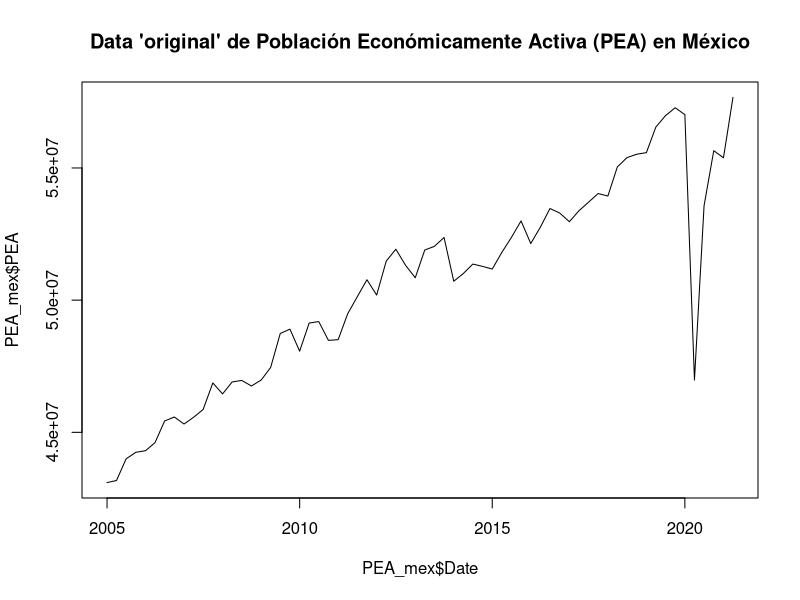
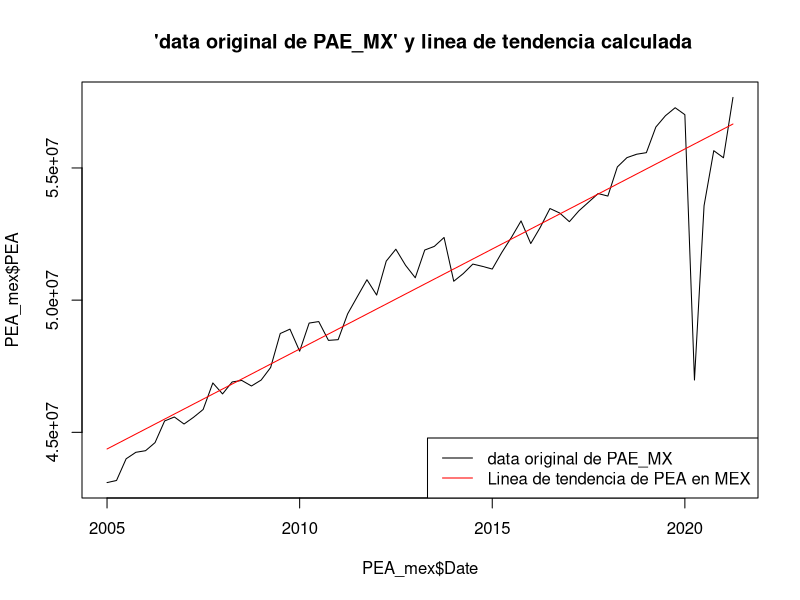
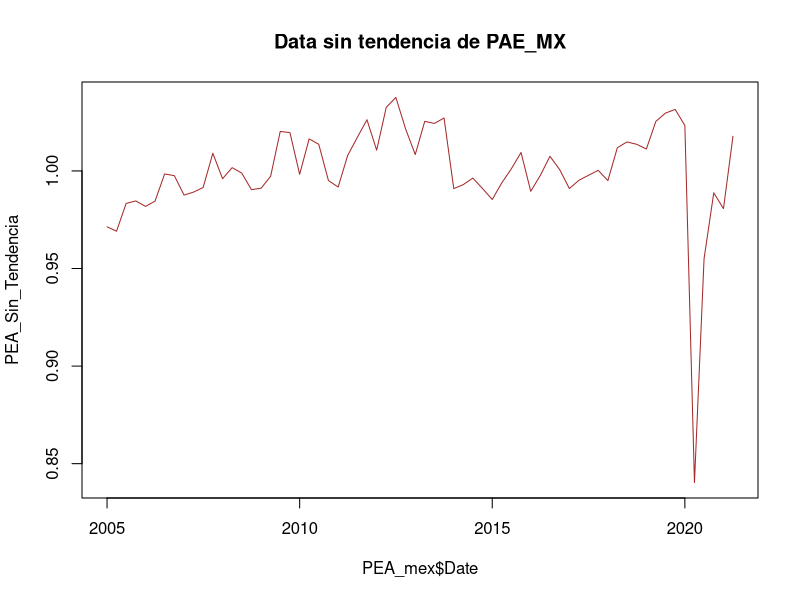
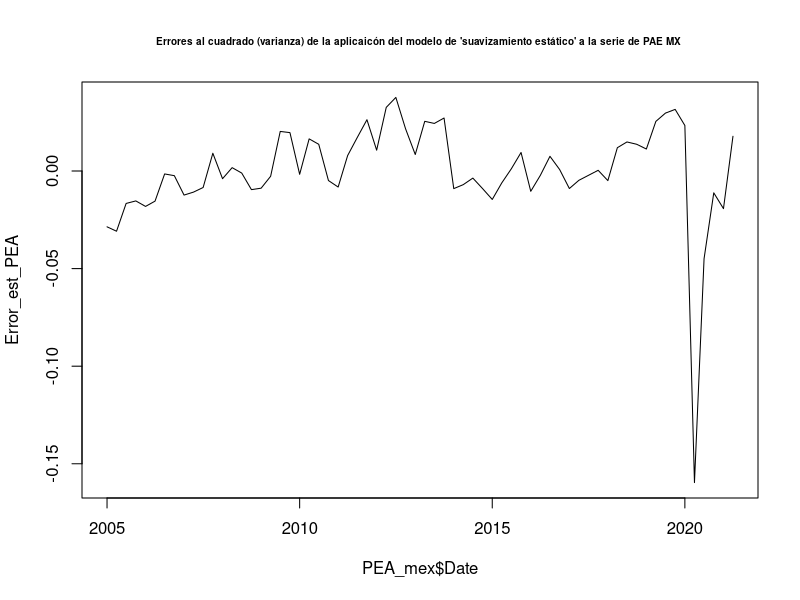
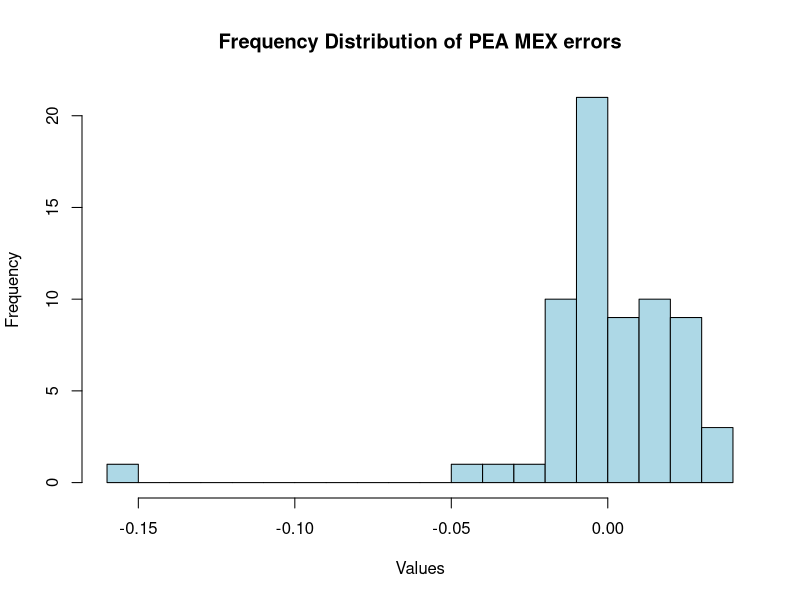
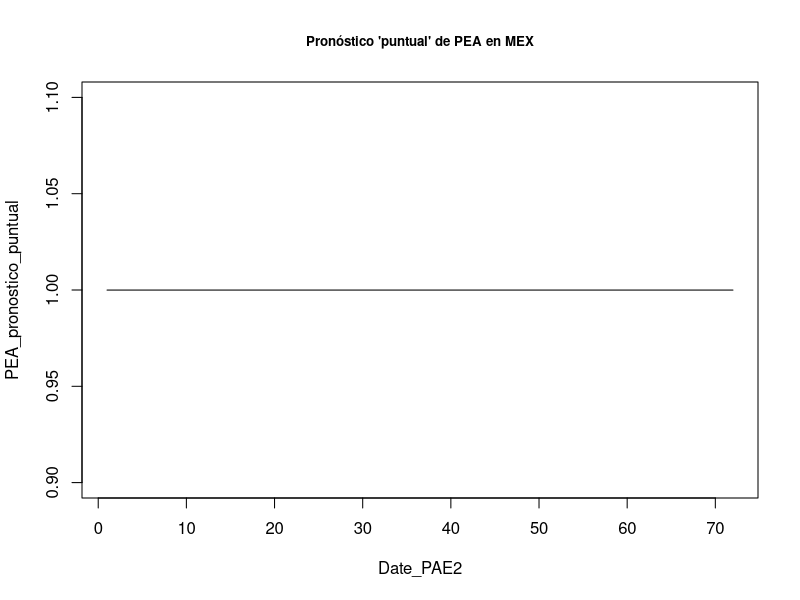
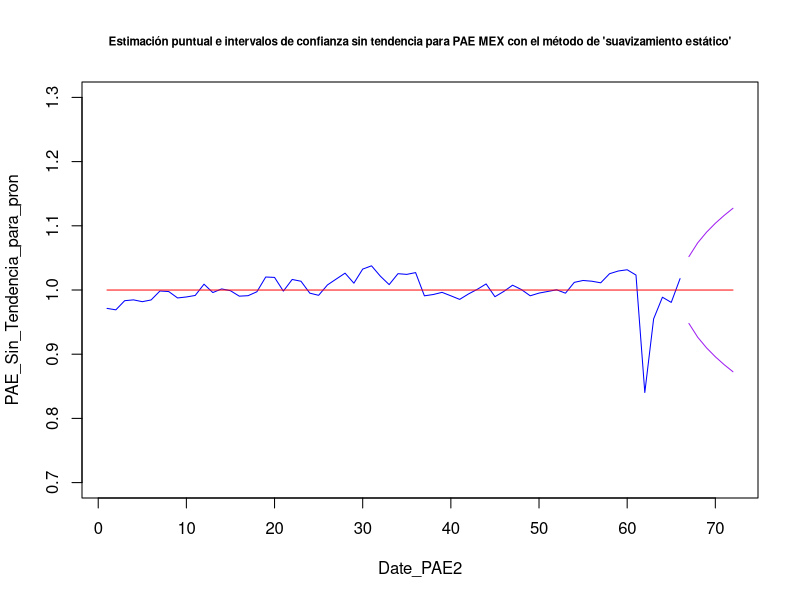
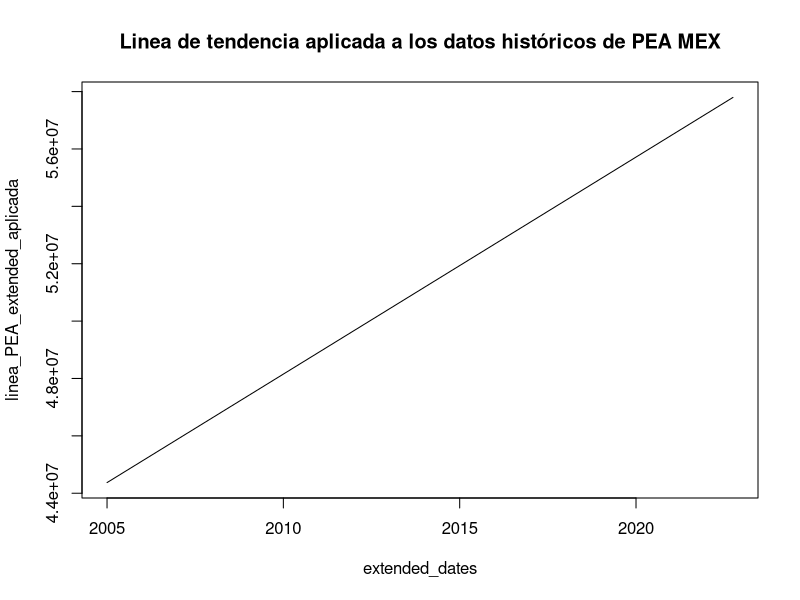

Recreate these plots in R, in order.
## ---- chunk 1
knitr::opts_chunk$set(echo = TRUE)
## ---- chunk 2
install.packages("readxl")

library("readxl")


PEA_mex <-read_excel("PEA_MEX_pp.xlsx")
## ---- chunk 3
head(PEA_mex)
summary(PEA_mex)
typeof(PEA_mex)
dim(PEA_mex)
## ---- chunk 4

plot(PEA_mex$Date, PEA_mex$PEA,type="l", main="Data 'original' de Población Económicamente Activa (PEA) en México")
## ---- chunk 5

linea_PEA<-lm(PEA~Date, data=PEA_mex)
linea_PEA
## ---- chunk 6
linea_PEA_aplicada <- predict(linea_PEA, newdata = data.frame(Date = PEA_mex$Date))

head(linea_PEA_aplicada)
tail(linea_PEA_aplicada)

## ---- chunk 7
plot(PEA_mex$Date, PEA_mex$PEA, type="l", main=" 'data original de PAE_MX' y linea de tendencia calculada")
lines(x = PEA_mex$Date, y = linea_PEA_aplicada, col = "red")

legend("bottomright", legend = c("data original de PAE_MX", "Linea de tendencia de PEA en MEX"), 
       col = c("black", "red"), lty = 1)

## ---- chunk 8
PEA_Sin_Tendencia<-PEA_mex$PEA/linea_PEA_aplicada

plot(PEA_mex$Date, PEA_Sin_Tendencia, type="l", main=" Data sin tendencia de PAE_MX ", col="brown")
## ---- chunk 9
PEA_MX_ruido_blanco <- PEA_Sin_Tendencia
head(PEA_MX_ruido_blanco)
tail(PEA_MX_ruido_blanco)
## ---- chunk 10
Error_est_PEA<-PEA_Sin_Tendencia-mean(PEA_MX_ruido_blanco)
head(Error_est_PEA)
tail(Error_est_PEA)

##Claculando la desviaicón estandar del error

sd_est_PEA<-sd(Error_est_PEA)
sd_est_PEA

plot(PEA_mex$Date, Error_est_PEA, type="l", main="Errores al cuadrado (varianza) de la aplicaicón del modelo de 'suavizamiento estático' a la serie de PAE MX ", cex.main=0.6)

## ---- chunk 11


mean(Error_est_PEA)
## ---- chunk 12
## Se calcula la varianza
var(Error_est_PEA)

## Se calcula la desviación estandar 
sd_est_PEA
## ---- chunk 13
hist(Error_est_PEA, breaks = 20, col = "lightblue", main = "Frequency Distribution of PEA MEX errors", xlab = "Values", ylab = "Frequency")

## ---- chunk 14
estimacion_puntual_PEA_ST<-mean(PEA_Sin_Tendencia)
estimacion_puntual_PEA_ST

## ---- chunk 15
##Creamos un eje x que incluya a los 66 datos + 6 que se pronosticarán
Date_PAE2<-c(1:72)


## Creamos el vector de datos que incluirá los  datos históricos  sin tendencia + 6 valores NA a pronosticar
PAE_Sin_Tendencia_para_pron<-c(PEA_Sin_Tendencia, rep(NA, times=6))
head(PAE_Sin_Tendencia_para_pron)
tail(PAE_Sin_Tendencia_para_pron)


## Entonces el mejor pronóstico que tenemos para esta técnica es la media de la serie sin tendencia 


PEA_pronostico_puntual <- rep(estimacion_puntual_PEA_ST, times=72)
head(PEA_pronostico_puntual)
tail(PEA_pronostico_puntual)

plot(Date_PAE2,PEA_pronostico_puntual, type="l", main = "Pronóstico 'puntual' de PEA en MEX", cex.main=0.8, ylim=c(0.9, 1.1))
## ---- chunk 16
mean(PEA_MX_ruido_blanco)
## ---- chunk 17
tao<-c(1:6)
Lim_PEA<-2*sd_est_PEA*tao^.5
Lim_PEA
## ---- chunk 18

LI_PEA<-c(rep(NA, times=66), estimacion_puntual_PEA_ST-Lim_PEA)
head(LI_PEA)
tail(LI_PEA)

LS_PEA<-c(rep(NA, times=66), estimacion_puntual_PEA_ST+Lim_PEA)
head(LS_PEA)
tail(LS_PEA)

plot(Date_PAE2, PAE_Sin_Tendencia_para_pron, type="l", ylim = c(0.7,1.3) ,main="Estimación puntual e intervalos de confianza sin tendencia para PAE MEX con el método de 'suavizamiento estático'",col="Blue", cex.main=0.7)

lines(PEA_pronostico_puntual, col="Red")
lines(LI_PEA, col="Purple")
lines(LS_PEA, col="Purple")
## ---- chunk 19
# create a new data set with 72 rows
extended_dates <- seq(as.Date("2005-01-01"), as.Date("2022-10-01"), by = "quarter")
extended_trimester_PEA <- data.frame(Date = extended_dates, 
                                       PEA = rep(NA, length(extended_dates)))

head(extended_trimester_PEA)
tail(extended_trimester_PEA)

## ---- chunk 20


# copy the original data to the new data set for the first 66 rows
for(i in 1:66){
  extended_trimester_PEA$PEA[i] <- PEA_mex$PEA[i]
}

extended_trimester_PEA


# fit the model with the extended data set
linea_PEA_extended <- lm(PEA ~ Date, data = extended_trimester_PEA)
linea_PEA_extended

## ---- chunk 21
# predict values for the extended date range
linea_PEA_extended_aplicada <- predict(linea_PEA_extended, 
                                                newdata = data.frame(Date = extended_dates))
linea_PEA_extended_aplicada

# plot the predicted values
plot(extended_dates, linea_PEA_extended_aplicada, type = "l", main="Linea de tendencia aplicada a los datos históricos de PEA MEX")
## ---- chunk 22

##Creando el vector original + los valores a predecir como NAs
PEA_original_para_pron<-c(PEA_mex$PEA, rep(NA, times=6))
head(PEA_original_para_pron)



Est_punt_PEA_ajustada<-c(rep(NA, times=66), mean(PEA_pronostico_puntual)*linea_PEA_extended_aplicada[67:72])
head(Est_punt_PEA_ajustada)
tail(Est_punt_PEA_ajustada)

# plot the original data and the predicted values together
plot(extended_dates, PEA_original_para_pron, main="PEA estimación puntual ajustada con componente de estacionalidad (con método estático)",type="l", xlab="Year", ylab="PEA", cex.main=0.8)
lines(extended_dates, Est_punt_PEA_ajustada, col="blue")


legend("bottomright", legend = c("PEA historico", "Pronóstico puntual calculado con método estático"), 
       col = c("black", "blue"), lty = 1)


## ---- chunk 23
install.packages("readxl")

library("readxl")

PEA_MEX_completa <-read_excel("PEA_MEX_full.xlsx")
head(PEA_MEX_completa)
tail(PEA_MEX_completa)
## ---- chunk 24

LI_PEA_ajustado<-c(rep(NA, times=66), LI_PEA[67:72]*linea_PEA_extended_aplicada[67:72])
LI_PEA_ajustado

LS_PEA_ajustado<-c(rep(NA, times=66), LS_PEA[67:72]*linea_PEA_extended_aplicada[67:72])
LS_PEA_ajustado


# Plot only non-NA values
# plot the original data and the predicted values together


PEA_original_para_pron<-c(PEA_mex$PEA, rep(NA, times=6))
PEA_original_para_pron
dim(PEA_original_para_pron)


# plot the original data and the predicted values together
plot(extended_dates,PEA_MEX_completa$PEA, main="PEA estimación puntual e intervalos de confianza ajustada con componente de trend (con método estático) vs PEA real", type="l", xlab="Year", ylab="PEA", ylim=c(40000000, 65000000), cex.main=0.6)

lines(extended_dates, Est_punt_PEA_ajustada, col="blue")
x_vals <- c(rep(NA, times = 66), extended_dates[67:72])

lines(x_vals, LI_PEA_ajustado, col = "purple")
lines(x_vals, LS_PEA_ajustado, col = "purple")


legend("bottomright", legend = c("PEA original", "Pronóstico puntual calculado con método estático"), 
       col = c("black", "blue"), lty = 1)


## ---- chunk 25
df_demanda_PEA_MX_pronostico<-data.frame(PEA_MEX_completa$PEA,
                                                Est_punt_PEA_ajustada, LI_PEA_ajustado, LS_PEA_ajustado)
View(df_demanda_PEA_MX_pronostico)

tail(df_demanda_PEA_MX_pronostico)
## ---- chunk 26

##Primero formemos un vector con los valores reales 
PEA_MEX_completa_reales6 <- PEA_MEX_completa$PEA[67:72]
PEA_MEX_completa_reales6

## Despues formemos un vector con únicamente los valores pronósticados 
PEA_MEX_forecast6 <- Est_punt_PEA_ajustada[67:72]
PEA_MEX_forecast6

##Calculemos el MAPE entre estos dos vectores 

# First, calculate the absolute percentage error (APE) for each element in the vectors
APE_PEA_estatico <- abs((PEA_MEX_completa_reales6 - PEA_MEX_forecast6) / PEA_MEX_completa_reales6)

# Calculate the mean APE across all elements in the vectors
MAPE_PEA_estatico <- mean(APE_PEA_estatico) * 100

# Print the MAPE value
cat("El error tipo MAPE  para el forecast calculado con el método de 'suavizamiento estático'de la serie de PEA en MEX es:", MAPE_PEA_estatico, "%")


## ---- chunk 27
PEA_MEX_ts <-ts(PEA_mex$PEA, frequency =4, start =c(2005,1))
head(PEA_MEX_ts)
tail(PEA_MEX_ts)
## ---- chunk 28
plot(PEA_MEX_ts, main="PAE MEX train data en tipo time series (Valores de Enero de 2005 a Agosto de 2021)", cex.main=0.8)
## ---- chunk 29
PEA_MEX_ts_h1 <-HoltWinters(PEA_MEX_ts, gamma=FALSE)
PEA_MEX_ts_h1
## ---- chunk 30
PEA_MEX_ts_h1$alpha
## ---- chunk 31
PEA_MEX_ts_h1$beta

## ---- chunk 32
plot(PEA_MEX_ts_h1, main="Aplicaicón del método de Holt Winters a PEA MEX train data")
## ---- chunk 33
# Install the forecast package
install.packages("forecast")

# Load the forecast package
library(forecast)
## ---- chunk 34
PEA_MEX_ts_h1_fc <- forecast(PEA_MEX_ts_h1, h=6, level=0.95)
PEA_MEX_ts_h1_fc
## ---- chunk 35
plot(PEA_MEX_ts_h1_fc, main="Forecast de PAE MX usando el Método de Holt Winters con parámetro gamma ='False'", cex.main=0.8)
## ---- chunk 36
PEA_MEX_ts_h1$SSE
## ---- chunk 37

## Formemos un vector con únicamente los valores reales de los ultimos 6 trimestres 
PEA_completo_realest6 <- PEA_MEX_completa$PEA[67:72]
PEA_completo_realest6


## Formemos un vector con únicamente los valores pronósticados 
PEA_HW_forecast6 <- PEA_MEX_ts_h1_fc$mean
PEA_HW_forecast6



## ---- chunk 38

##Calculemos el MAPE entre estos dos vectores 

# First, calculate the absolute percentage error (APE) for each element in the vectors
APE_PEA_HW <- abs((PEA_completo_realest6 - PEA_HW_forecast6) / PEA_completo_realest6)

# Calculate the mean APE across all elements in the vectors
MAPE_PEA_HW <- mean(APE_PEA_HW) * 100

# Print the MAPE value
cat("MAPE error para el forecast calculado con el método de 'HoltWinters'es:", MAPE_PEA_HW, "%")
## ---- chunk 39
PEA_MEX_ts_h1$SSE
## ---- chunk 40
sse_PEA_hw <- ((PEA_MEX_ts_h1$SSE)/(length(PEA_MEX_ts)))^0.5
sse_PEA_hw
## ---- chunk 41
SSE_PEA_E <- sum(PEA_MX_ruido_blanco^2)
SSE_PEA_E
## ---- chunk 42
cat("MAPE error para el forecast calculado con el método de 'suavizamiento estático'es:", MAPE_PEA_estatico, "%")

  
cat("MAPE error para el forecast calculado con el método de 'HoltWinters'es:", MAPE_PEA_HW, "%")
## ---- chunk 43
LI_PEA_ajustado[67:72]
LS_PEA_ajustado[67:72]


intervalos_metodo_E<- data.frame(LI_PEA_ajustado_E =LI_PEA_ajustado[67:72], LS_PEA_ajustado_E= LS_PEA_ajustado[67:72])

intervalos_metodo_E

## ---- chunk 44
PEA_MEX_ts_h1_fc
